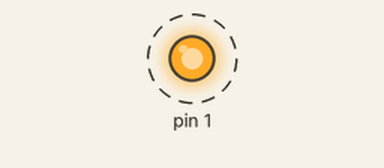
Recording of a sketch running on a simulated Arduino Uno, built with avr-gcc and run on an emulated ATmega328P. On the bench: output pins drawn as LEDs (lit = HIGH). Dashed ring = blinking.

Above: at 0.1 s.
Timing chart, 0 to 3.0 s (numbered marks = the images above):
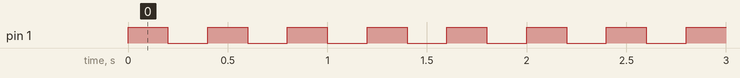

The sketch:

pisca_1led.ino
```cpp
void setup() {
 pinMode(1, OUTPUT);

}

void loop() {
  int intervalo = 200;
  digitalWrite(1,HIGH);
  delay(intervalo);
  digitalWrite(1,LOW);
  delay(intervalo);
}
```

Measured:
- by itself, pin 1: alternates HIGH for 0.20 s and LOW for 0.20 s
